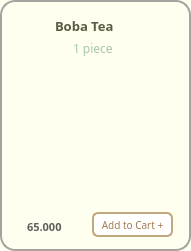
       <widget class="QFrame" name="frame_croisboba">
        <property name="geometry">
         <rect>
          <x>10</x>
          <y>590</y>
          <width>191</width>
          <height>251</height>
         </rect>
        </property>
        <property name="styleSheet">
         <string notr="true">background-color:#FFFFF0;
border-radius: 15px; 
border: 2px solid #A8A29E ;</string>
        </property>
        <property name="frameShape">
         <enum>QFrame::StyledPanel</enum>
        </property>
        <property name="frameShadow">
         <enum>QFrame::Raised</enum>
        </property>
        <widget class="QLabel" name="label_crois_boba">
         <property name="geometry">
          <rect>
           <x>-20</x>
           <y>20</y>
           <width>221</width>
           <height>201</height>
          </rect>
         </property>
         <property name="sizePolicy">
          <sizepolicy hsizetype="Fixed" vsizetype="Fixed">
           <horstretch>25</horstretch>
           <verstretch>25</verstretch>
          </sizepolicy>
         </property>
         <property name="minimumSize">
          <size>
           <width>25</width>
           <height>25</height>
          </size>
         </property>
         <property name="maximumSize">
          <size>
           <width>16777215</width>
           <height>16777215</height>
          </size>
         </property>
         <property name="sizeIncrement">
          <size>
           <width>3</width>
           <height>0</height>
          </size>
         </property>
         <property name="styleSheet">
          <string notr="true">border:0px;
border-radius:0px;
background-color: transparent</string>
         </property>
         <property name="frameShape">
          <enum>QFrame::WinPanel</enum>
         </property>
         <property name="text">
          <string/>
         </property>
         <property name="pixmap">
          <pixmap>../images/image-removebg-preview (29).png</pixmap>
         </property>
         <property name="scaledContents">
          <bool>true</bool>
         </property>
        </widget>
        <widget class="QLabel" name="label_boba">
         <property name="geometry">
          <rect>
           <x>55</x>
           <y>16</y>
           <width>91</width>
           <height>20</height>
          </rect>
         </property>
         <property name="sizePolicy">
          <sizepolicy hsizetype="Fixed" vsizetype="Fixed">
           <horstretch>0</horstretch>
           <verstretch>0</verstretch>
          </sizepolicy>
         </property>
         <property name="font">
          <font>
           <family>Mongolian Baiti</family>
           <pointsize>10</pointsize>
           <weight>75</weight>
           <bold>true</bold>
          </font>
         </property>
         <property name="styleSheet">
          <string notr="true">border-radius: 0px;
border:0px solid;
color:#5A5A42</string>
         </property>
         <property name="text">
          <string>Boba Tea</string>
         </property>
        </widget>
        <widget class="QLabel" name="label_boba_size">
         <property name="geometry">
          <rect>
           <x>73</x>
           <y>40</y>
           <width>51</width>
           <height>16</height>
          </rect>
         </property>
         <property name="font">
          <font>
           <family>Mongolian Baiti</family>
           <pointsize>9</pointsize>
          </font>
         </property>
         <property name="styleSheet">
          <string notr="true">color: #A7C7A7;
border:0px</string>
         </property>
         <property name="text">
          <string>1 piece</string>
         </property>
        </widget>
        <widget class="QLabel" name="label_boba_price">
         <property name="geometry">
          <rect>
           <x>27</x>
           <y>219</y>
           <width>81</width>
           <height>16</height>
          </rect>
         </property>
         <property name="font">
          <font>
           <family>Mongolian Baiti</family>
           <pointsize>8</pointsize>
           <weight>75</weight>
           <bold>true</bold>
          </font>
         </property>
         <property name="styleSheet">
          <string notr="true">border:0px;
color: rgb(98, 94, 92);
</string>
         </property>
         <property name="text">
          <string>65.000</string>
         </property>
        </widget>
        <widget class="QPushButton" name="pushButton_add_boba">
         <property name="geometry">
          <rect>
           <x>92</x>
           <y>212</y>
           <width>81</width>
           <height>25</height>
          </rect>
         </property>
         <property name="maximumSize">
          <size>
           <width>16777207</width>
           <height>16777215</height>
          </size>
         </property>
         <property name="font">
          <font>
           <family>Mongolian Baiti</family>
           <pointsize>-1</pointsize>
          </font>
         </property>
         <property name="styleSheet">
          <string notr="true">QPushButton {
    background-color: white;
    color: #A37B50;
    border: 2px solid #C2A87E;
    border-radius: 6px;
    padding: 4px 5px;
    font-size: 10px;
}

QPushButton:hover {
    background-color: #F7F3EF;
}

QPushButton:pressed {
    background-color: #E6D5C3;
}
</string>
         </property>
         <property name="text">
          <string>Add to Cart +</string>
         </property>
        </widget>
       </widget>
